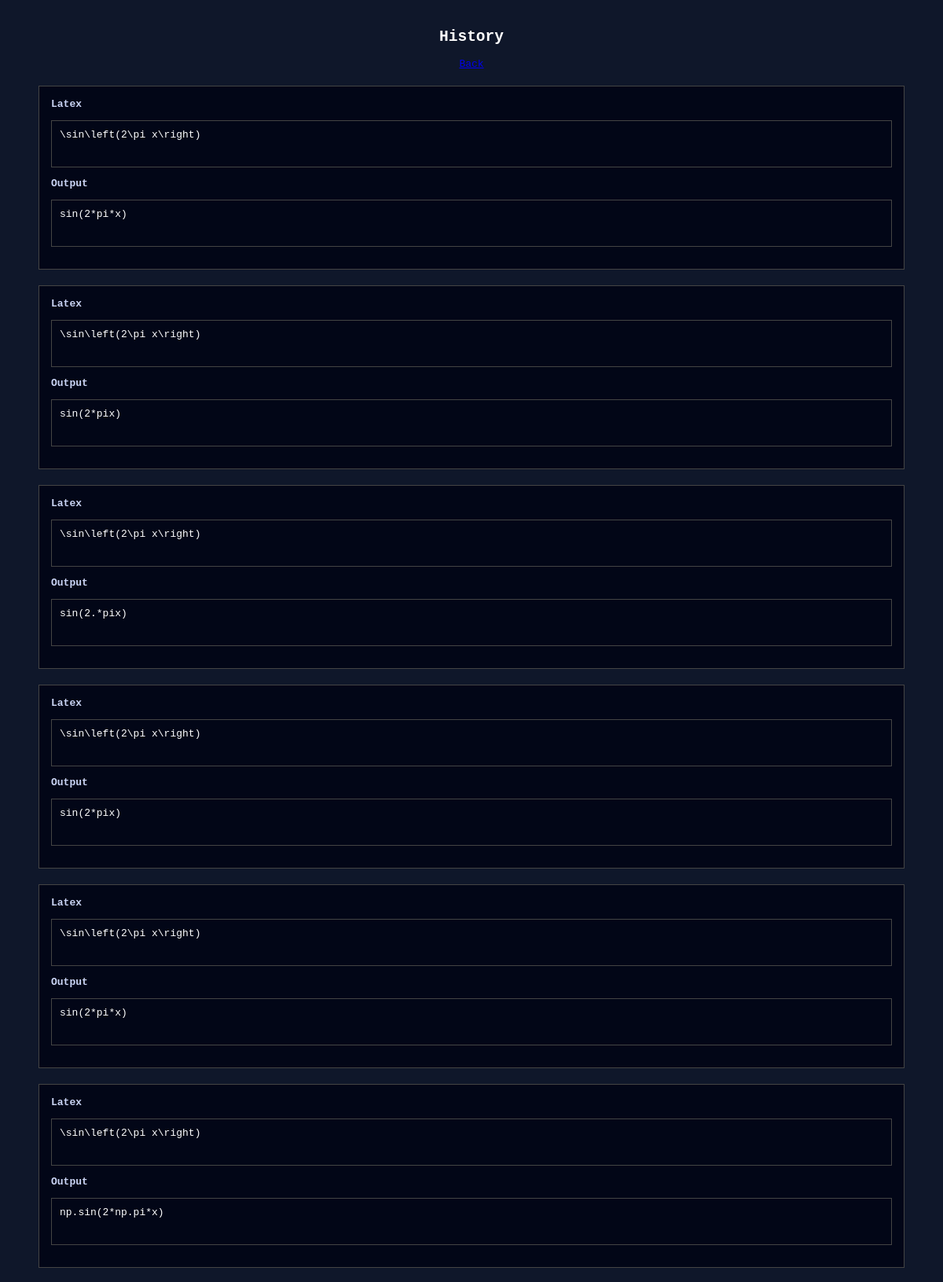
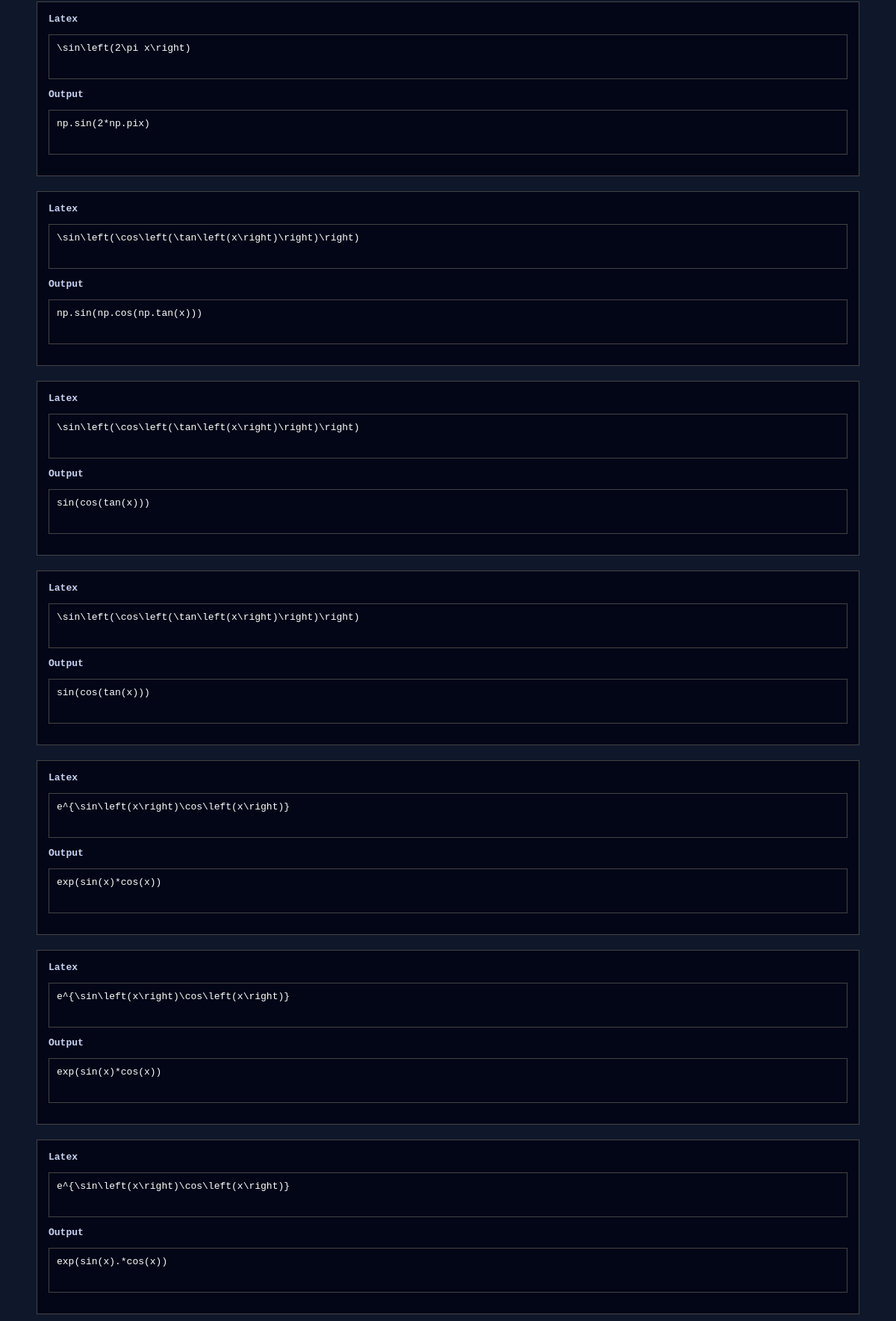
The app's page /history (upper part) with its own data (2 pictures, top to bottom).
### tables this page shows
CREATE TABLE history(
        id INTEGER PRIMARY KEY AUTOINCREMENT,
        latex TEXT,
        output TEXT
    );

### app.py (the view)
@app.route("/history")
def history():
    conn = sqlite3.connect("history.db")
    cur = conn.cursor()
    rows = cur.execute(
        "SELECT latex,output FROM history ORDER BY id DESC"
    ).fetchall()
    conn.close()
    return render_template("history.html", rows=rows)

### templates/history.html (shortened to what this page needs)
<!DOCTYPE html>
<html>
<head>
<link rel="stylesheet" href="/static/style.css">
</head>
<body>
<div class="container">
<h2>History</h2>
<a href="/">Back</a>
{% for row in rows %}
<div class="box">
<b>Latex</b>
<pre>{{row[0]}}</pre>
<b>Output</b>
<pre>{{row[1]}}</pre>
</div>
{% endfor %}
</div>
</body>
</html>

### static/style.css (style rules this page uses)
* { box-sizing:border-box; }
body { background:#0f172a; color:white; font-family:monospace; margin:0; padding:20px; display:flex; justify-content:center; align-items:flex-start; min-height:100vh; }
.container { width:95%; max-width:1200px; display:flex; flex-direction:column; align-items:center; }
pre { width:100%; background:#020617; padding:15px; border:1px solid #444; min-height:60px; box-sizing:border-box; overflow:auto; }
.box { width:100%; background:#020617; border:1px solid #444; padding:15px; margin-top:20px; box-sizing:border-box; }
.box b { display:block; margin-bottom:5px; color:#cbd5f5; }
.box pre { background:#020617; padding:10px; border:1px solid #444; overflow:auto; }

### records on screen
history: latex "\\sin\\left(2\\pi x\\right)", output "sin(2*pi*x)"
history: latex "\\sin\\left(2\\pi x\\right)", output "sin(2*pix)"
history: latex "\\sin\\left(2\\pi x\\right)", output "sin(2.*pix)"
history: latex "\\sin\\left(2\\pi x\\right)", output "sin(2*pix)"
history: latex "\\sin\\left(2\\pi x\\right)", output "sin(2*pi*x)"
history: latex "\\sin\\left(2\\pi x\\right)", output "np.sin(2*np.pi*x)"
history: latex "\\sin\\left(2\\pi x\\right)", output "np.sin(2*np.pix)"
history: latex "\\sin\\left(\\cos\\left(\\tan\\left(x\\right)\\right)\\right)", output "np.sin(np.cos(np.tan(x)))"
history: latex "\\sin\\left(\\cos\\left(\\tan\\left(x\\right)\\right)\\right)", output "sin(cos(tan(x)))"
history: latex "\\sin\\left(\\cos\\left(\\tan\\left(x\\right)\\right)\\right)", output "sin(cos(tan(x)))"
history: latex "e^{\\sin\\left(x\\right)\\cos\\left(x\\right)}", output "exp(sin(x)*cos(x))"
history: latex "e^{\\sin\\left(x\\right)\\cos\\left(x\\right)}", output "exp(sin(x)*cos(x))"
history: latex "e^{\\sin\\left(x\\right)\\cos\\left(x\\right)}", output "exp(sin(x).*cos(x))"
